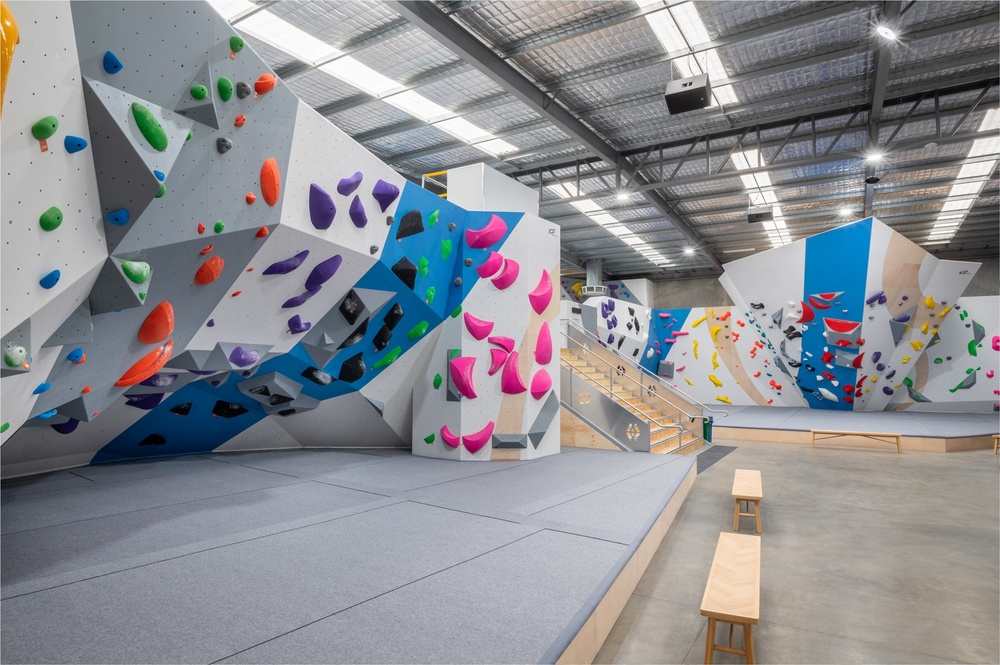
#> input picture images/AV-ProwCave.jpg, 1000 x 665 px, shrunk from 1920 x 1277 before the run
$ python run-kmeans-lab-space.py
#> lines starting #> are read from the running program, lines starting #| are printed output that depends on the picture
import numpy as np
import cv2
from PIL import Image
from sklearn.cluster import KMeans
from skimage.color import rgb2lab, lab2rgb, deltaE_ciede2000
import matplotlib.pyplot as plt

# === CONFIG ===
# IMG_NAME = "IMG_2748"
IMG_NAME = "AV-ProwCave.jpg"
N_COLORS = 36                # initial K-Means colors
DELTA_E_THRESHOLD = 12       # merge threshold for perceptual similarity
IMG_PATH = fr"./images/{IMG_NAME}"
OUTPUT_PATH = f"./images2/{IMG_NAME}_{N_COLORS}-{DELTA_E_THRESHOLD}.png"


# === 1️⃣ LIGHTING NORMALIZATION (optional) ===
def normalize_lighting(img_bgr):
    """Equalize L-channel in LAB space to normalize brightness."""
    img_lab = cv2.cvtColor(img_bgr, cv2.COLOR_BGR2LAB)
    l, a, b = cv2.split(img_lab)
    l_eq = cv2.equalizeHist(l)
    img_eq = cv2.merge((l_eq, a, b))
    return cv2.cvtColor(img_eq, cv2.COLOR_LAB2BGR)


img_bgr = cv2.imread(IMG_PATH)
#> img_bgr is the input picture: shape (665, 1000, 3); mean B, G, R 146.1, 141.2, 140.1
# img_bgr = normalize_lighting(img_bgr)
img_rgb = cv2.cvtColor(img_bgr, cv2.COLOR_BGR2RGB)
h, w, _ = img_rgb.shape
#> h = 665; w = 1000


# === 2️⃣ COLOR EXTRACTION (K-Means in Lab / ΔE space) ===
pixels_lab = rgb2lab(img_rgb.reshape(-1, 1, 3) / 255.0)[:, 0, :]
print(f"Running KMeans on {len(pixels_lab):,} pixels in Lab space...")
#> (printed output is left out)

kmeans = KMeans(n_clusters=N_COLORS, random_state=42, n_init="auto")
kmeans.fit(pixels_lab)

palette_lab = kmeans.cluster_centers_
labels = kmeans.labels_

# Convert cluster centers back to RGB for visualization
palette_rgb = (lab2rgb(palette_lab[np.newaxis, :, :])[0] * 255).astype(np.uint8)
quantized_lab = palette_lab[labels].reshape(h, w, 3)
quantized_rgb = (lab2rgb(quantized_lab) * 255).astype(np.uint8)
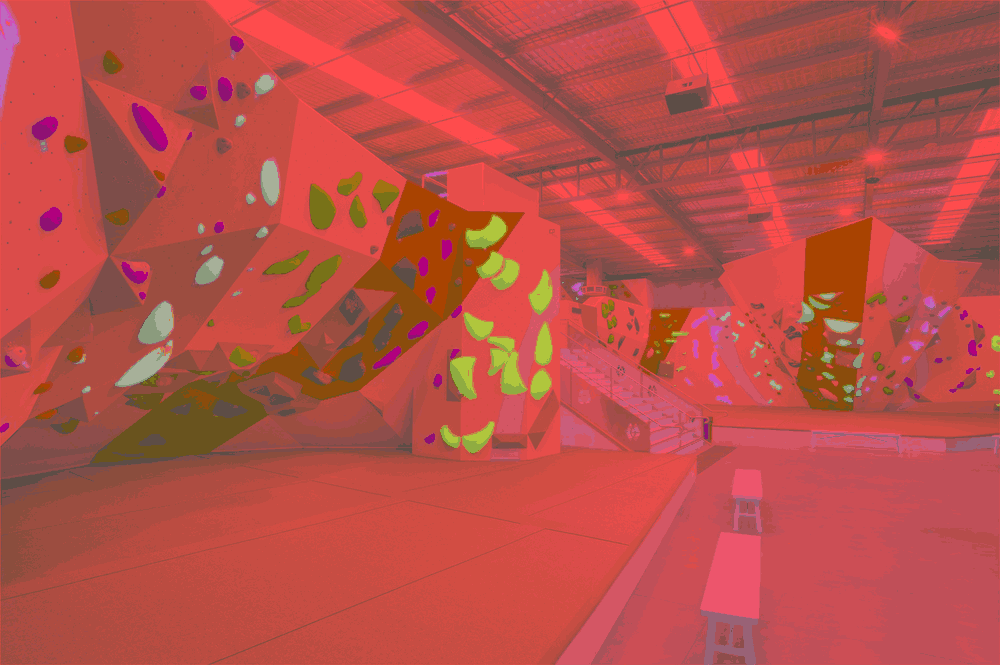
#> quantized_lab: shape (665, 1000, 3) float64; mean R, G, B 58.6, 1.6, -2.4; drawn with min black and max white


# === 3️⃣ COLOR MERGING (ΔE in Lab space) ===
merged_palette_lab = []
used = np.zeros(len(palette_lab), dtype=bool)

for i, c1 in enumerate(palette_lab):
    if used[i]:
        continue
    group = [i]
    for j, c2 in enumerate(palette_lab):
        if i != j and not used[j]:
            if deltaE_ciede2000(c1, c2) < DELTA_E_THRESHOLD:
                group.append(j)
                used[j] = True
    used[i] = True
    avg_lab = np.mean(palette_lab[group], axis=0)
    merged_palette_lab.append(avg_lab)

merged_palette_lab = np.array(merged_palette_lab)
merged_palette_rgb = (lab2rgb(merged_palette_lab[np.newaxis, :, :])[0] * 255).astype(np.uint8)

print(f"Merged {len(palette_lab)} → {len(merged_palette_lab)} colors.")


# === 4️⃣ LABEL ASSIGNMENT (Manual mapping) ===
LABELS = [
    "Red", "Yellow", "Green", "Blue",
    "Purple", "Orange", "Pink", "Brown",
    "Gray", "Black", "White", "Other"
]
label_map = {i: LABELS[i % len(LABELS)] for i in range(len(merged_palette_lab))}


# === 5️⃣ SEGMENTATION (Cluster-based masking in Lab space) ===
dists = np.linalg.norm(pixels_lab[:, None, :] - merged_palette_lab[None, :, :], axis=2)
closest_idx = np.argmin(dists, axis=1)
segmented_lab = merged_palette_lab[closest_idx].reshape(h, w, 3)
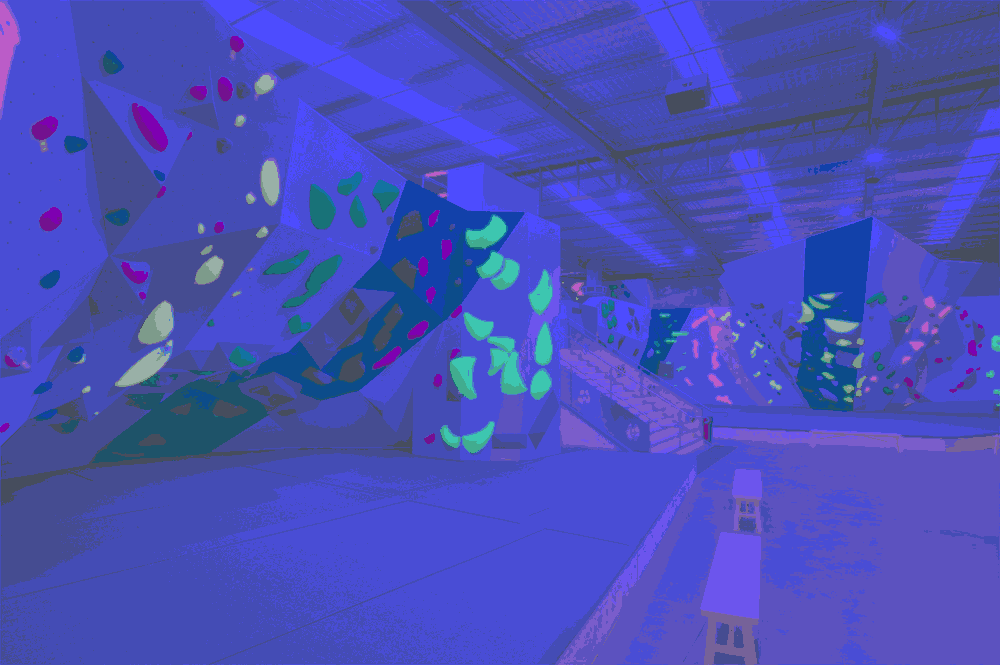
#> segmented_lab: shape (665, 1000, 3) float64; mean of channels 0, 1, 2 58.4, 1.8, -1.6; drawn with min black and max white
segmented_rgb = (lab2rgb(segmented_lab) * 255).astype(np.uint8)
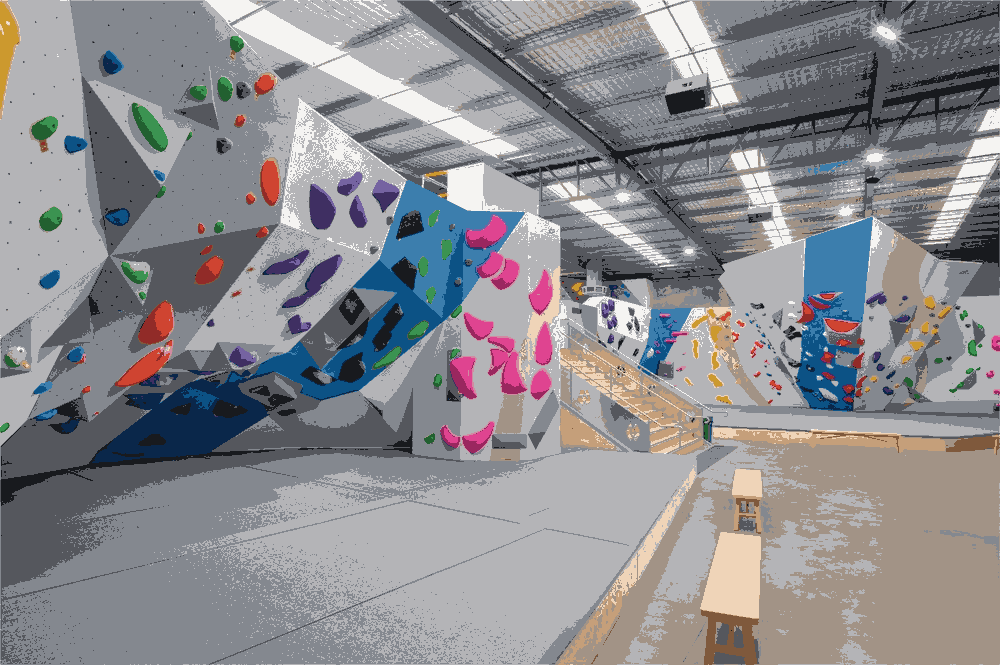
#> segmented_rgb: shape (665, 1000, 3); mean R, G, B 140.7, 140.1, 143.9


# === SAVE OUTPUT IMAGE ===
Image.fromarray(segmented_rgb).save(OUTPUT_PATH)
print(f"✅ Saved segmented image: {OUTPUT_PATH}")


# === VISUALIZE RESULTS ===
fig, ax = plt.subplots(1, 3, figsize=(18, 6))

ax[0].imshow(img_rgb)
ax[0].set_title("Original (Lighting-Normalized) Image")
ax[0].axis("off")

ax[1].imshow(quantized_rgb)
ax[1].set_title(f"K-Means in Lab Space ({N_COLORS} Colors)")
ax[1].axis("off")

ax[2].imshow(segmented_rgb)
ax[2].set_title("Merged + Labeled Segmentation")
ax[2].axis("off")

plt.tight_layout()
plt.show()
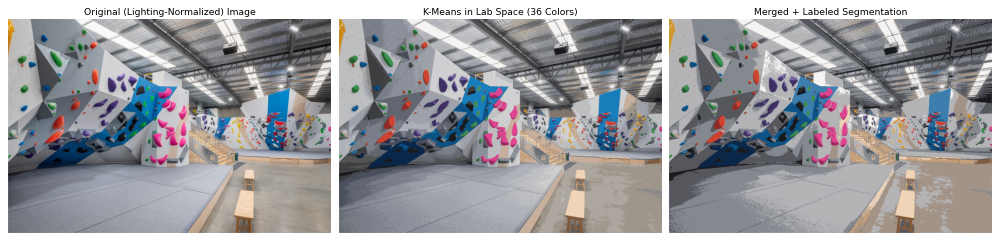
#> figure drawn by matplotlib, 3 panels

# [8 lines of commented-out code are left out]

$ run again, with images/holds-small.jpg copied over images/AV-ProwCave.jpg
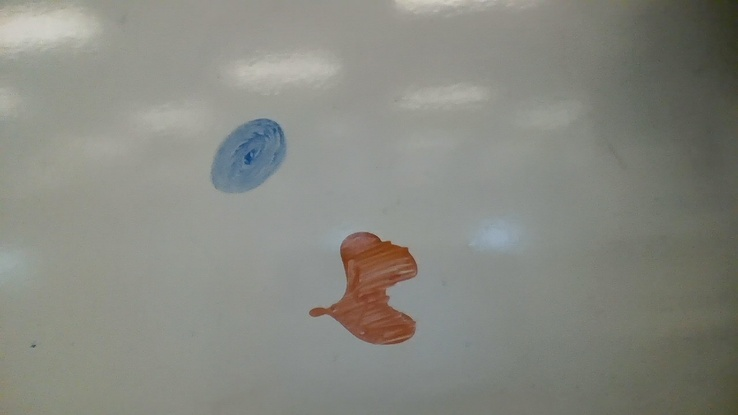
#> input picture images/holds-small.jpg, 738 x 415 px, shrunk from 1280 x 720 before the run
#> img_bgr is the input picture: shape (415, 738, 3); mean B, G, R 129.1, 136.6, 135.2
#> (printed output is left out)
#> `segmented_lab = merged_palette_lab[closest_idx].reshape(h, w, 3)`:
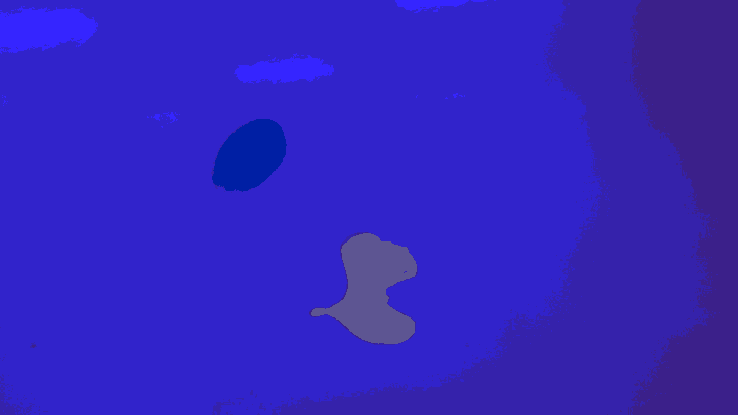
#> segmented_lab: shape (415, 738, 3) float64; mean of channels 0, 1, 2 56.5, -1.9, 3.9; drawn with min black and max white
#> `plt.show()`:
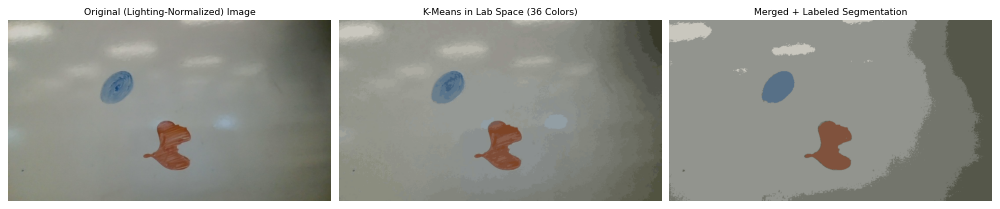
#> figure drawn by matplotlib, 3 panels

$ run again, with images/whiteboard.jpg copied over images/AV-ProwCave.jpg
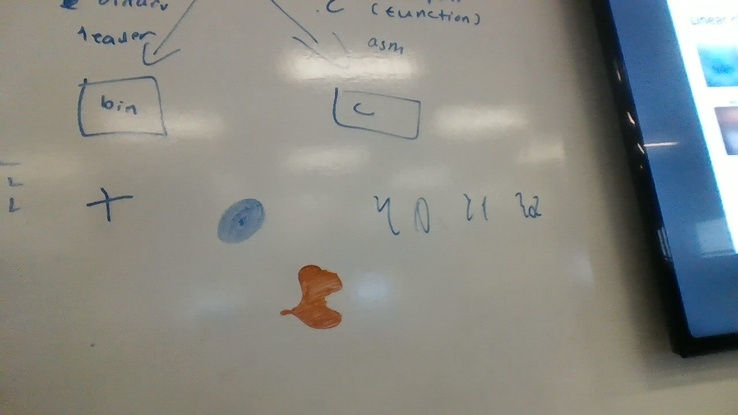
#> input picture images/whiteboard.jpg, 738 x 415 px, shrunk from 1280 x 720 before the run
#> img_bgr is the input picture: shape (415, 738, 3); mean B, G, R 131.1, 137.1, 136.1
#> (printed output is left out)
#> `segmented_lab = merged_palette_lab[closest_idx].reshape(h, w, 3)`:
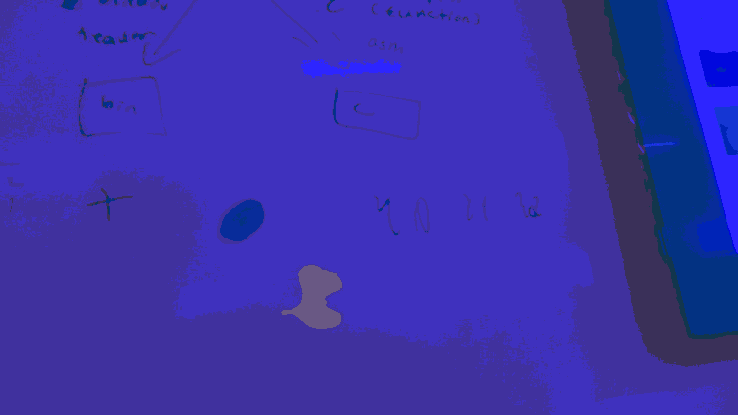
#> segmented_lab: shape (415, 738, 3) float64; mean of channels 0, 1, 2 57.3, -1.1, 3.2; drawn with min black and max white
#> `plt.show()`:
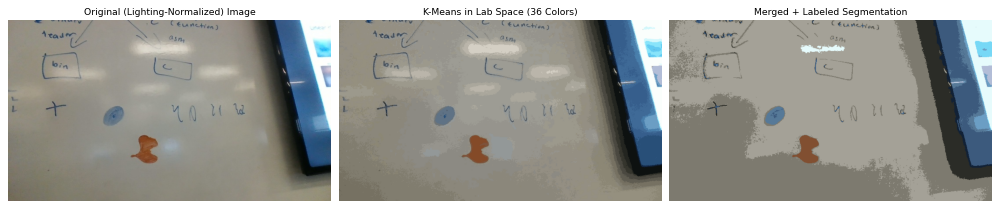
#> figure drawn by matplotlib, 3 panels

$ run again, with images/IMG_2746_40-10.png saved as images/AV-ProwCave.jpg
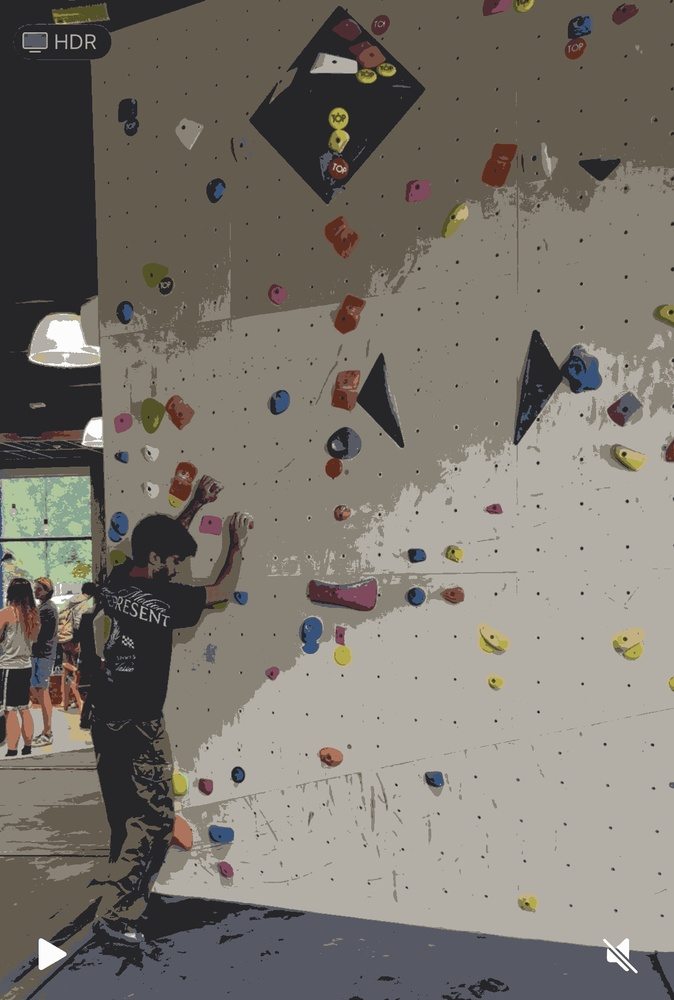
#> input picture images/IMG_2746_40-10.png, 674 x 1000 px, shrunk from 1169 x 1734 before the run
#> img_bgr is the input picture: shape (1000, 674, 3); mean B, G, R 109.1, 117, 122.1
#> (printed output is left out)
#> `segmented_lab = merged_palette_lab[closest_idx].reshape(h, w, 3)`:
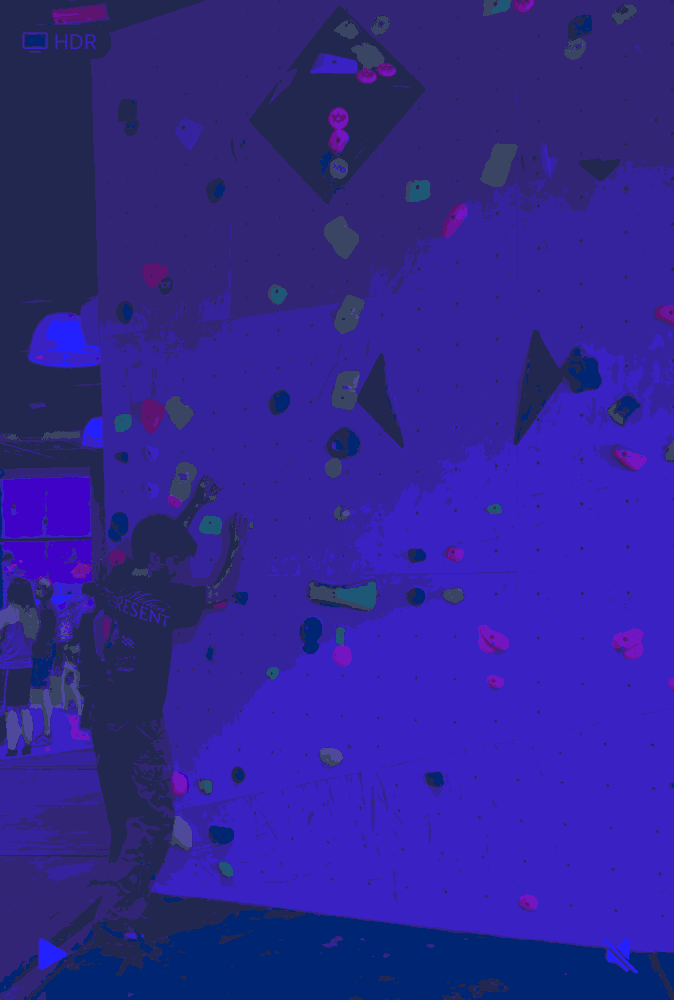
#> segmented_lab: shape (1000, 674, 3) float64; mean of channels 0, 1, 2 48.6, 1, 6.4; drawn with min black and max white
#> `plt.show()`:
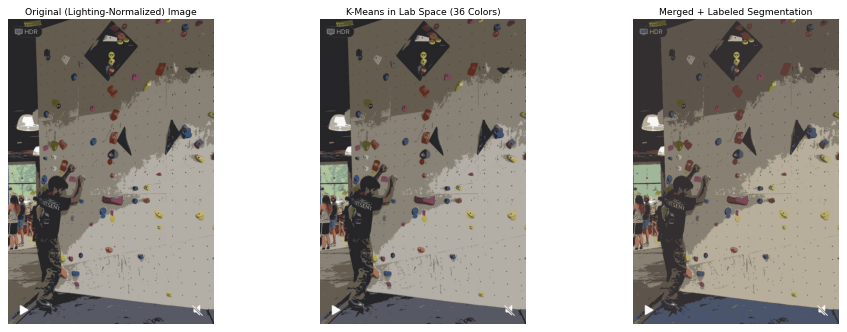
#> figure drawn by matplotlib, 3 panels
